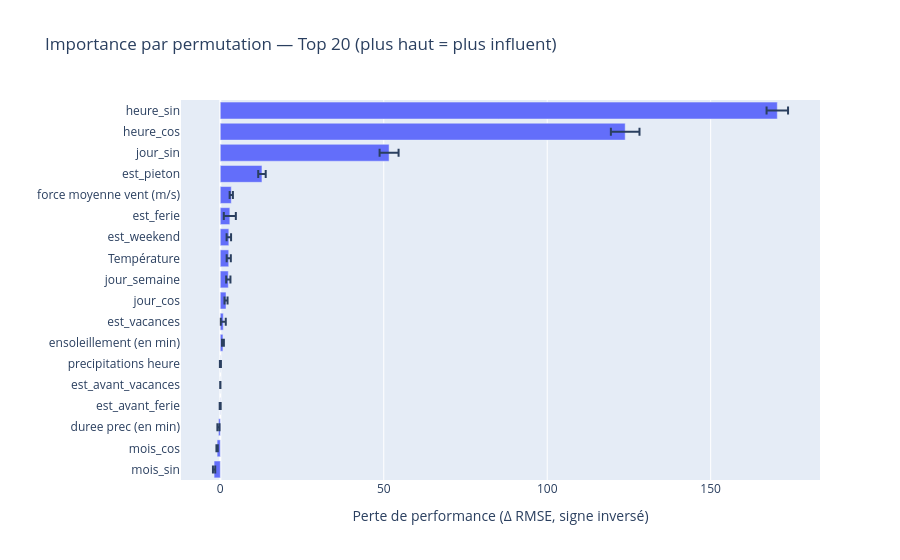

Write notebook code for a chart like this one.
### Code cell
from sklearn.inspection import permutation_importance
import pandas as pd
import numpy as np
import plotly.express as px

# 1) Importance par permutation sur le pipeline complet (prétraitements inclus)
perm = permutation_importance(
    estimator=pipe,
    X=X_test,
    y=y_test,
    n_repeats=20,
    random_state=42,
    scoring='neg_root_mean_squared_error'  # cohérent avec votre RMSE
)

imp_df = (
    pd.DataFrame({
        'feature': features,
        'importance_mean': perm.importances_mean,
        'importance_std': perm.importances_std
    })
    .sort_values('importance_mean', ascending=False)
)

print(imp_df.head(20))

# 2) Bar chart Plotly (top 20)
topk = imp_df.head(20).sort_values('importance_mean', ascending=True)
fig = px.bar(
    topk,
    x='importance_mean', y='feature',
    error_x='importance_std',
    orientation='h',
    title='Importance par permutation — Top 20 (plus haut = plus influent)'
)
fig.update_layout(xaxis_title="Perte de performance (Δ RMSE, signe inversé)", yaxis_title="")
fig.show()

### Figure 1 — Plotly figure (JSON) as saved in the notebook; plotly's stock layout.template omitted (floating-point values rounded to 4 significant figures)
{"data": [{"error_x": {"array": [0.3491, 0.2082, 0.3297, 0.1511, 0.03457, 0.1551, 0.2887, 0.7598, 0.4655, 0.6516, 0.6392, 0.6838, 1.839, 0.4968, 1.145, 2.902, 4.375, 3.285]}, "hovertemplate": "importance_mean=%{x}<br>feature=%{y}<extra></extra>", "legendgroup": "", "marker": {"color": "#636efa", "pattern": {"shape": ""}}, "name": "", "orientation": "h", "showlegend": false, "textposition": "auto", "type": "bar", "x": [-1.901, -0.9758, -0.5617, -0.03844, 0.00495, 0.0313, 0.8054, 0.9123, 1.749, 2.448, 2.581, 2.609, 2.912, 3.355, 12.74, 51.63, 123.8, 170.4], "xaxis": "x", "y": ["mois_sin", "mois_cos", "duree prec (en min)", "est_avant_ferie", "est_avant_vacances", "precipitations heure", "ensoleillement (en min)", "est_vacances", "jour_cos", "jour_semaine", "Température", "est_weekend", "est_ferie", "force moyenne vent (m/s)", "est_pieton", "jour_sin", "heure_cos", "heure_sin"], "yaxis": "y"}], "layout": {"barmode": "relative", "legend": {"tracegroupgap": 0}, "title": {"text": "Importance par permutation — Top 20 (plus haut = plus influent)"}, "xaxis": {"anchor": "y", "domain": [0, 1], "title": {"text": "Perte de performance (Δ RMSE, signe inversé)"}}, "yaxis": {"anchor": "x", "domain": [0, 1], "title": {"text": ""}}}}
